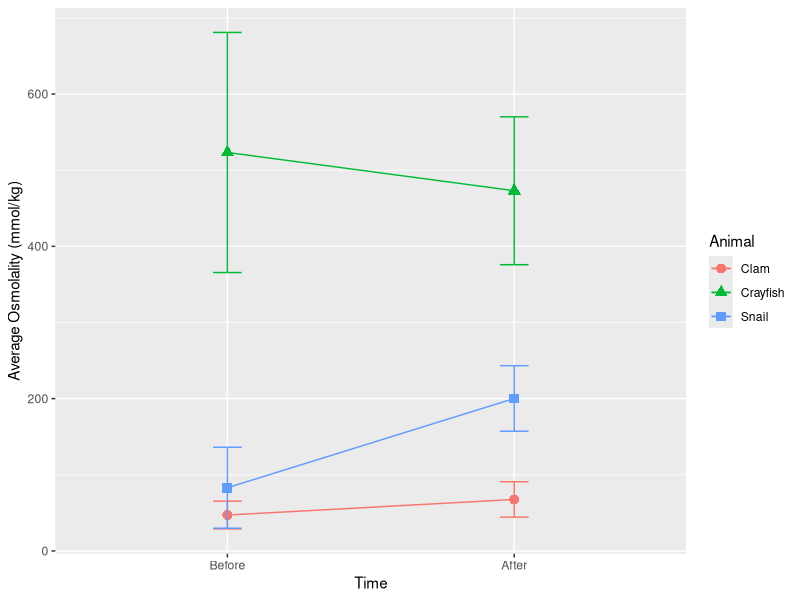

The R script that drew this image: (Note: this script raises an error after producing the figure.)
## ---- chunk 1
library(ggplot2)
library(tidyverse)
library(data.table)
## ---- chunk 2
Osmolality <- c(55, 17, 50, 75, 46, 43, 62, 29, 84, 56, 118, 49, 64, 65, 55, 50, 541, 497, 421, 535, 374, 453, 888, 477,473, 556, 576, 530, 273, 403, 483, 490, 184, 56, 124, 42, 69, 13, 101, 75, 235, 256, 199, 226, 202, 114, 178, 192)
Animal <- c("Clam", "Clam", "Clam", "Clam", "Clam", "Clam", "Clam", "Clam", "Clam", "Clam", "Clam", "Clam", "Clam", "Clam", "Clam", "Clam", "Crayfish", "Crayfish", "Crayfish", "Crayfish", "Crayfish", "Crayfish", "Crayfish", "Crayfish", "Crayfish", "Crayfish", "Crayfish", "Crayfish", "Crayfish", "Crayfish", "Crayfish", "Crayfish", "Snail", "Snail", "Snail", "Snail", "Snail", "Snail", "Snail", "Snail", "Snail", "Snail", "Snail", "Snail", "Snail", "Snail", "Snail", "Snail")
Time <- c("Before", "Before", "Before", "Before", "Before", "Before", "Before", "Before", "After", "After", "After", "After", "After", "After", "After", "After","Before", "Before", "Before", "Before", "Before", "Before", "Before", "Before","After", "After", "After", "After", "After", "After", "After", "After","Before", "Before", "Before", "Before", "Before", "Before", "Before", "Before","After", "After", "After", "After", "After", "After", "After", "After" )

data <- data.frame(Time, Animal, Osmolality)

## ---- chunk 3

#before averages 
before = filter(data, Time == "Before")
setDT(before)
before.a <- before[ ,list(mean=mean(Osmolality)), by=Animal]

#after averages 
after = filter(data, Time =="After")
setDT(after)
after.a <- after[ ,list(mean=mean(Osmolality)), by=Animal]

avg <- c(after.a$mean, before.a$mean)
avg.df <- data.frame(avg)
ani<- c("Clam", "Crayfish", "Snail", "Clam", "Crayfish", "Snail")
time <- c("After", "After", "After", "Before", "Before", "Before")
avg.df <- cbind (avg.df, ani, time)

## ---- chunk 4
#  summary table

before.summary = before %>% group_by(Animal) %>%
  summarize(mean.osm = mean(Osmolality),
            sd.osm = sd(Osmolality))
after.summary = after %>% group_by(Animal) %>% 
  summarize(mean.osm = mean(Osmolality), 
           sd.osm = sd(Osmolality))
combo.summary = rbind(before.summary, after.summary)
time.t = c("Before", "Before", "Before", "After", "After", "After")

total.summary = cbind(time.t, combo.summary)

#Point and error plot
ggplot(total.summary, aes(time.t, mean.osm, color = Animal, shape = Animal)) + geom_point(size = 3) + geom_errorbar(aes(ymin = mean.osm - sd.osm, ymax= mean.osm+sd.osm), width = 0.1) +geom_line(aes(group = Animal )) + xlab("Time") + ylab("Average Osmolality (mmol/kg)") + scale_x_discrete(name = "Time", limits = c("Before", "After"))
## ---- chunk 5
#clams 
clam = filter(data, Animal == "Clam")
#calculate differences 
c.b = filter(clam, Time == "Before")
c.a = filter(clam, Time == "After")
c.diff = (c.b$Osmolality - c.a$Osmolality)
#test for normality
shapiro.test(c.diff)
#data is normal (W = 0.96263, p-value = 0.8347)
#Paired t-test
t.test(Osmolality ~ Time, data = clam, paired = TRUE)
#no significant change (t = 2.0504, df = 7, p-value = 0.07949)

#crayfish 
crayfish = filter(data, Animal == "Crayfish")
#calculate differences 
cr.b = filter(crayfish, Time == "Before")
cr.a = filter(crayfish, Time == "After")
cr.diff = (cr.b$Osmolality - cr.a$Osmolality)
#test for normality
shapiro.test(cr.diff)
#data is normal (W = 0.87357, p-value = 0.1633)
#Paired t-test
t.test(Osmolality ~ Time, data = crayfish, paired = TRUE)
#no significant change (t = -0.86531, df = 7, p-value = 0.4155)

#snail 
snail = filter(data, Animal == "Snail")
#calculate differences 
s.b = filter(snail, Time == "Before")
s.a = filter(snail, Time == "After")
s.diff = (s.b$Osmolality - s.a$Osmolality)
#test for normality
shapiro.test(s.diff)
#data is normal (W = 0.9341, p-value = 0.5541)
#Paired t-test
t.test(Osmolality ~ Time, data = snail, paired = TRUE)
#***significant change (t = 6.2658, df = 7, p-value = 0.0004177)
